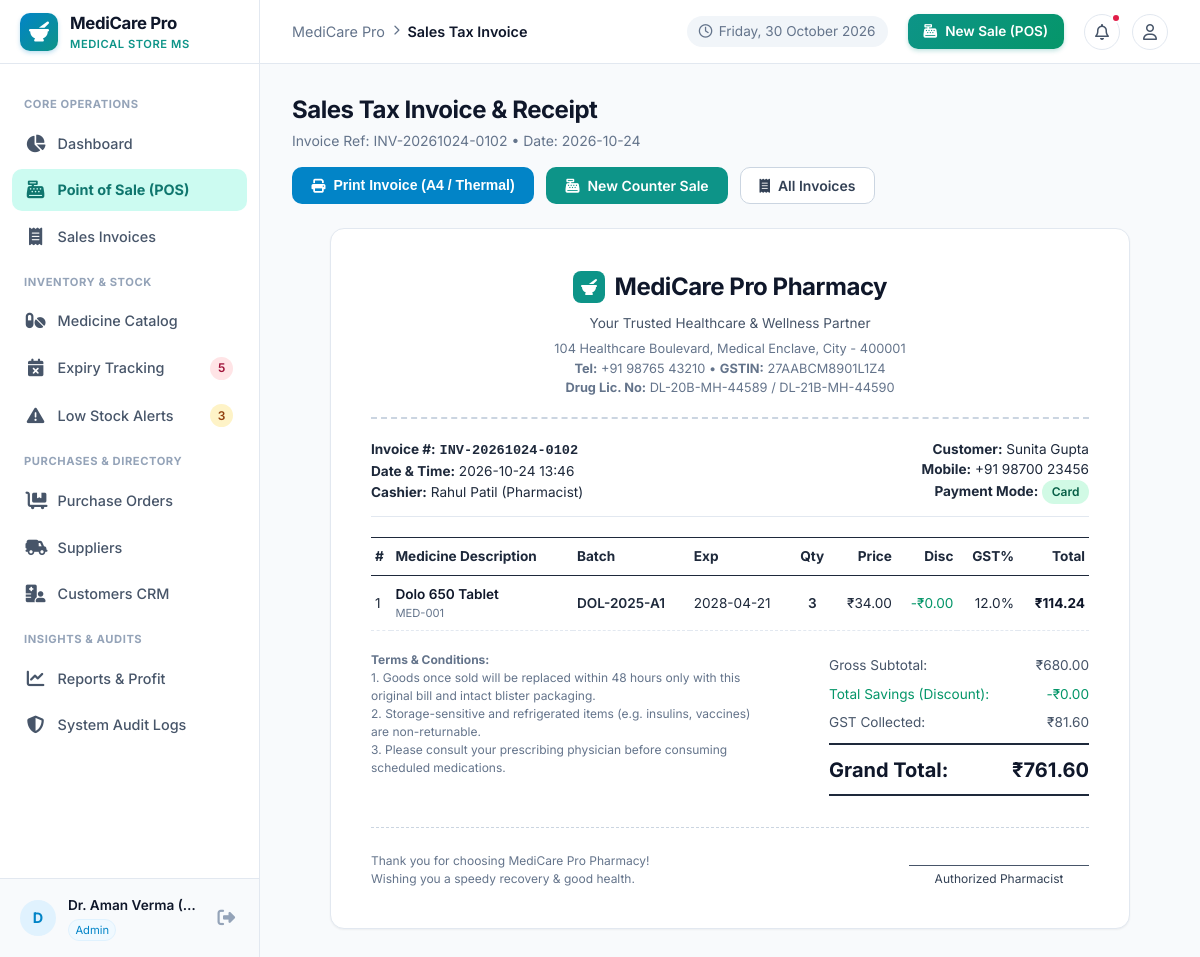
Screenshot of /billing/invoice/2 (signed in) with the database file from the repository.
### tables this page shows
CREATE TABLE sales (
    id INTEGER PRIMARY KEY AUTOINCREMENT,
    invoice_number TEXT UNIQUE NOT NULL,
    customer_id INTEGER REFERENCES customers(id),
    customer_name TEXT,
    customer_phone TEXT,
    sale_date DATE NOT NULL,
    subtotal REAL NOT NULL DEFAULT 0.0,
    discount REAL NOT NULL DEFAULT 0.0,
    tax REAL NOT NULL DEFAULT 0.0,
    grand_total REAL NOT NULL DEFAULT 0.0,
    payment_method TEXT NOT NULL CHECK(payment_method IN ('Cash', 'UPI', 'Card')) DEFAULT 'Cash',
    amount_paid REAL NOT NULL DEFAULT 0.0,
    change_due REAL NOT NULL DEFAULT 0.0,
    notes TEXT,
    created_by INTEGER REFERENCES users(id),
    created_at TIMESTAMP DEFAULT CURRENT_TIMESTAMP
);

CREATE TABLE users (
    id INTEGER PRIMARY KEY AUTOINCREMENT,
    username TEXT UNIQUE NOT NULL,
    password_hash TEXT NOT NULL,
    full_name TEXT NOT NULL,
    email TEXT,
    role TEXT NOT NULL CHECK(role IN ('admin', 'staff')) DEFAULT 'staff',
    is_active INTEGER NOT NULL DEFAULT 1,
    created_at TIMESTAMP DEFAULT CURRENT_TIMESTAMP
);

CREATE TABLE sale_items (
    id INTEGER PRIMARY KEY AUTOINCREMENT,
    sale_id INTEGER NOT NULL REFERENCES sales(id) ON DELETE CASCADE,
    medicine_id INTEGER NOT NULL REFERENCES medicines(id),
    batch_id INTEGER NOT NULL REFERENCES medicine_batches(id),
    quantity INTEGER NOT NULL,
    unit_price REAL NOT NULL,
    discount REAL NOT NULL DEFAULT 0.0,
    tax_percent REAL NOT NULL DEFAULT 0.0,
    line_total REAL NOT NULL
);

CREATE TABLE medicines (
    id INTEGER PRIMARY KEY AUTOINCREMENT,
    code TEXT UNIQUE NOT NULL,
    name TEXT NOT NULL,
    generic_name TEXT,
    category TEXT NOT NULL,
    manufacturer TEXT,
    rack_location TEXT,
    min_stock INTEGER NOT NULL DEFAULT 10,
    is_active INTEGER NOT NULL DEFAULT 1,
    created_at TIMESTAMP DEFAULT CURRENT_TIMESTAMP,
    updated_at TIMESTAMP DEFAULT CURRENT_TIMESTAMP
);

CREATE TABLE medicine_batches (
    id INTEGER PRIMARY KEY AUTOINCREMENT,
    medicine_id INTEGER NOT NULL REFERENCES medicines(id) ON DELETE CASCADE,
    batch_number TEXT NOT NULL,
    mfg_date DATE,
    expiry_date DATE NOT NULL,
    purchase_price REAL NOT NULL DEFAULT 0.0,
    selling_price REAL NOT NULL DEFAULT 0.0,
    quantity INTEGER NOT NULL DEFAULT 0,
    supplier_id INTEGER REFERENCES suppliers(id) ON DELETE SET NULL,
    created_at TIMESTAMP DEFAULT CURRENT_TIMESTAMP,
    UNIQUE(medicine_id, batch_number)
);

### routes/billing.py (the view)
@billing_bp.route('/invoice/<int:id>')
@login_required
def invoice(id):
    sale = query_db(
        """SELECT s.*, u.full_name as cashier_name
           FROM sales s
           LEFT JOIN users u ON s.created_by = u.id
           WHERE s.id = ?""",
        (id,), one=True
    )
    if not sale:
        flash("Sales invoice not found.", "danger")
        return redirect(url_for('dashboard.index'))
    items = query_db(
        """SELECT si.*, m.name as medicine_name, m.code as medicine_code, m.rack_location,
                  mb.batch_number, mb.expiry_date
           FROM sale_items si
           JOIN medicines m ON si.medicine_id = m.id
           JOIN medicine_batches mb ON si.batch_id = mb.id
           WHERE si.sale_id = ?""",
        (id,)
    )
    return render_template('billing/invoice.html', sale=sale, items=items, config=Config)

### database.py (called while the page is built)
def get_db():
    try:
        if 'db' not in g or g.db is None:
            db_path = current_app.config.get('DATABASE_PATH', Config.DATABASE_PATH)
            g.db = sqlite3.connect(db_path)
            g.db.row_factory = sqlite3.Row
            g.db.execute("PRAGMA foreign_keys = ON;")
        return g.db
    except (RuntimeError, AttributeError):
        conn = sqlite3.connect(Config.DATABASE_PATH)
        conn.row_factory = sqlite3.Row
        conn.execute("PRAGMA foreign_keys = ON;")
        return conn

def query_db(query, args=(), one=False):
    db = get_db()
    cur = db.execute(query, args)
    rv = cur.fetchall()
    cur.close()
    return (rv[0] if rv else None) if one else rv

### routes/auth.py (called while the page is built)
def login_required(view):
    @wraps(view)
    def wrapped_view(**kwargs):
        if 'user_id' not in session:
            flash("Please sign in to access this page.", "warning")
            return redirect(url_for('auth.login', next=request.path))
        return view(**kwargs)
    return wrapped_view

### templates/billing/invoice.html (shortened to what this page needs)
{% extends 'base.html' %}
{% block breadcrumb %}Sales Tax Invoice{% endblock %}
{% block content %}
<div class="page-header no-print">
  <div class="page-title-box">
    <h1>Sales Tax Invoice &amp; Receipt</h1>
    <p class="page-subtitle">Invoice Ref: {{ sale.invoice_number }} &bull; Date: {{ sale.sale_date }}</p>
  </div>
  <div class="page-actions">
    <button type="button" class="btn btn-primary" onclick="window.print()">
      <i class="fa-solid fa-print"></i> Print Invoice (A4 / Thermal)
    </button>
    <a href="{{ url_for('billing.pos') }}" class="btn btn-teal">
      <i class="fa-solid fa-cash-register"></i> New Counter Sale
    </a>
    <a href="{{ url_for('billing.history') }}" class="btn btn-secondary">
      <i class="fa-solid fa-receipt"></i> All Invoices
    </a>
  </div>
</div>
<div class="printable-document" style="max-width: 800px; margin: 0 auto; background: #ffffff; border: 1px solid var(--border-color); border-radius: var(--radius-lg); padding: 2.5rem; box-shadow: var(--shadow-sm);">
  <div style="text-align: center; border-bottom: 2px dashed var(--slate-300); padding-bottom: 1.25rem; margin-bottom: 1.25rem;">
    <div style="display: inline-flex; align-items: center; gap: 0.6rem; margin-bottom: 0.25rem;">
      <div style="width: 32px; height: 32px; background: var(--teal); color: white; border-radius: 8px; display: inline-flex; align-items: center; justify-content: center; font-size: 1rem;">
        <i class="fa-solid fa-mortar-pestle"></i>
      </div>
      <h2 style="font-size: 1.5rem; font-weight: 700; color: var(--slate-900); letter-spacing: -0.02em; margin: 0;">{{ config.PHARMACY_NAME }}</h2>
    </div>
    <div style="font-size: 0.85rem; color: var(--slate-600); margin-top: 0.25rem;">
      {{ config.PHARMACY_TAGLINE }}
    </div>
    <div style="font-size: 0.8rem; color: var(--slate-500); line-height: 1.5; margin-top: 0.35rem;">
      {{ config.PHARMACY_ADDRESS }}<br>
      <strong>Tel:</strong> {{ config.PHARMACY_PHONE }} &bull; <strong>GSTIN:</strong> {{ config.PHARMACY_GSTIN }}<br>
      <strong>Drug Lic. No:</strong> {{ config.PHARMACY_DL }}
    </div>
  </div>
  <div style="display: flex; justify-content: space-between; font-size: 0.85rem; margin-bottom: 1.25rem; border-bottom: 1px solid var(--slate-200); padding-bottom: 0.75rem;">
    <div>
      <div><strong>Invoice #:</strong> <span style="font-family: monospace; font-weight: 700;">{{ sale.invoice_number }}</span></div>
      <div><strong>Date &amp; Time:</strong> {{ sale.sale_date }} {{ sale.created_at[11:16] if sale.created_at else '' }}</div>
      <div><strong>Cashier:</strong> {{ sale.cashier_name or 'Pharmacy Terminal' }}</div>
    </div>
    <div style="text-align: right;">
      <div><strong>Customer:</strong> {{ sale.customer_name or 'Walk-in Customer' }}</div>
      {% if sale.customer_phone %}
      <div><strong>Mobile:</strong> {{ sale.customer_phone }}</div>
      {% endif %}
      <div><strong>Payment Mode:</strong> <span class="badge badge-success">{{ sale.payment_method }}</span></div>
    </div>
  </div>
  <table style="width: 100%; border-collapse: collapse; font-size: 0.85rem; margin-bottom: 1.25rem;">
    <thead>
      <tr style="border-bottom: 1px solid var(--slate-800); border-top: 1px solid var(--slate-800);">
        <th style="padding: 0.5rem 0.25rem; text-align: left;">#</th>
        <th style="padding: 0.5rem 0.25rem; text-align: left;">Medicine Description</th>
        <th style="padding: 0.5rem 0.25rem; text-align: left;">Batch</th>
        <th style="padding: 0.5rem 0.25rem; text-align: left;">Exp</th>
        <th style="padding: 0.5rem 0.25rem; text-align: center;">Qty</th>
        <th style="padding: 0.5rem 0.25rem; text-align: right;">Price</th>
        <th style="padding: 0.5rem 0.25rem; text-align: right;">Disc</th>
        <th style="padding: 0.5rem 0.25rem; text-align: right;">GST%</th>
        <th style="padding: 0.5rem 0.25rem; text-align: right;">Total</th>
      </tr>
    </thead>
    <tbody>
      {% for item in items %}
      <tr style="border-bottom: 1px dashed var(--slate-200);">
        <td style="padding: 0.55rem 0.25rem;">{{ loop.index }}</td>
        <td style="padding: 0.55rem 0.25rem;">
          <div style="font-weight: 600; color: var(--slate-900);">{{ item.medicine_name }}</div>
          <div style="font-size: 0.7rem; color: var(--slate-500);">{{ item.medicine_code }}</div>
        </td>
        <td style="padding: 0.55rem 0.25rem; font-weight: 600;">{{ item.batch_number }}</td>
        <td style="padding: 0.55rem 0.25rem;">{{ item.expiry_date }}</td>
        <td style="padding: 0.55rem 0.25rem; text-align: center; font-weight: 600;">{{ item.quantity }}</td>
        <td style="padding: 0.55rem 0.25rem; text-align: right;">₹{{ "%.2f"|format(item.unit_price) }}</td>
        <td style="padding: 0.55rem 0.25rem; text-align: right; color: var(--emerald);">-₹{{ "%.2f"|format(item.discount) }}</td>
        <td style="padding: 0.55rem 0.25rem; text-align: right;">{{ item.tax_percent }}%</td>
        <td style="padding: 0.55rem 0.25rem; text-align: right; font-weight: 700; color: var(--slate-900);">
          ₹{{ "%.2f"|format(item.line_total) }}
        </td>
      </tr>
      {% endfor %}
    </tbody>
  </table>
  <div style="display: flex; justify-content: space-between; align-items: flex-start; margin-bottom: 1.5rem;">
    <div style="max-width: 380px; font-size: 0.75rem; color: var(--slate-500); line-height: 1.5;">
      <strong>Terms &amp; Conditions:</strong><br>
      1. Goods once sold will be replaced within 48 hours only with this original bill and intact blister packaging.<br>
      2. Storage-sensitive and refrigerated items (e.g. insulins, vaccines) are non-returnable.<br>
      3. Please consult your prescribing physician before consuming scheduled medications.
    </div>
    <div style="min-width: 260px; font-size: 0.85rem;">
      <div style="display: flex; justify-content: space-between; padding: 0.25rem 0; color: var(--slate-600);">
        <span>Gross Subtotal:</span>
        <span>₹{{ "%.2f"|format(sale.subtotal) }}</span>
      </div>
      <div style="display: flex; justify-content: space-between; padding: 0.25rem 0; color: var(--emerald);">
        <span>Total Savings (Discount):</span>
        <span>-₹{{ "%.2f"|format(sale.discount) }}</span>
      </div>
      <div style="display: flex; justify-content: space-between; padding: 0.25rem 0; color: var(--slate-600);">
        <span>GST Collected:</span>
        <span>₹{{ "%.2f"|format(sale.tax) }}</span>
      </div>
      <div style="display: flex; justify-content: space-between; padding: 0.6rem 0; border-top: 2px solid var(--slate-800); border-bottom: 2px solid var(--slate-800); font-size: 1.25rem; font-weight: 700; color: var(--slate-900); margin: 0.4rem 0;">
        <span>Grand Total:</span>
        <span>₹{{ "%.2f"|format(sale.grand_total) }}</span>
      </div>
    </div>
  </div>
  <div style="display: flex; justify-content: space-between; align-items: flex-end; padding-top: 1.5rem; border-top: 1px dashed var(--slate-300);">
    <div style="font-size: 0.75rem; color: var(--slate-500);">
      Thank you for choosing {{ config.PHARMACY_NAME }}!<br>
      Wishing you a speedy recovery &amp; good health.
    </div>
    <div style="text-align: center; border-top: 1px solid var(--slate-600); width: 180px; font-size: 0.75rem; color: var(--slate-700); padding-top: 0.25rem;">
      Authorized Pharmacist
    </div>
  </div>
</div>
{% endblock %}

### static/css/style.css (style rules this page uses)
:root { --primary: #0284c7; --primary-hover: #0369a1; --primary-light: #e0f2fe; --primary-subtle: #f0f9ff; --teal: #0d9488; --teal-hover: #0f766e; --teal-light: #ccfbf1; --emerald: #059669; --emerald-light: #d1fae5; --emerald-dark: #065f46; --rose: #e11d48; --rose-light: #ffe4e6; --rose-dark: #9f1239; --amber: #d97706; --amber-light: #fef3c7; --amber-dark: #92400e; --slate-50: #f8fafc; --slate-100: #f1f5f9; --slate-200: #e2e8f0; --slate-300: #cbd5e1; --slate-400: #94a3b8; --slate-500: #64748b; --slate-600: #475569; --slate-700: #334155; --slate-800: #1e293b; --slate-900: #0f172a; --bg-main: #f8fafc; --card-bg: #ffffff; --border-color: #e2e8f0; --text-main: #1e293b; --text-muted: #64748b; --radius-sm: 6px; --radius-md: 10px; --radius-lg: 14px; --radius-full: 9999px; --shadow-sm: 0 1px 2px 0 rgb(0 0 0 / 0.05); --shadow-md: 0 4px 6px -1px rgb(0 0 0 / 0.07), 0 2px 4px -2px rgb(0 0 0 / 0.05); --shadow-lg: 0 10px 15px -3px rgb(0 0 0 / 0.08), 0 4px 6px -4px rgb(0 0 0 / 0.04); --sidebar-width: 260px; --topbar-height: 64px; --font-family: 'Inter', system-ui, -apple-system, BlinkMacSystemFont, 'Segoe UI', Roboto, sans-serif; }
*, *::before, *::after { box-sizing: border-box; margin: 0; padding: 0; }
body { font-family: var(--font-family); background-color: var(--bg-main); color: var(--text-main); line-height: 1.5; -webkit-font-smoothing: antialiased; }
a { color: var(--primary); text-decoration: none; transition: color 0.15s ease; }
.page-header { display: flex; align-items: center; justify-content: space-between; margin-bottom: 1.5rem; flex-wrap: wrap; gap: 1rem; }
.page-title-box h1 { font-size: 1.5rem; font-weight: 700; color: var(--slate-900); letter-spacing: -0.02em; }
.page-subtitle { font-size: 0.875rem; color: var(--slate-500); margin-top: 0.15rem; }
.page-actions { display: flex; align-items: center; gap: 0.75rem; flex-wrap: wrap; }
.btn { display: inline-flex; align-items: center; justify-content: center; gap: 0.5rem; padding: 0.55rem 1.15rem; font-size: 0.875rem; font-weight: 600; border-radius: var(--radius-md); cursor: pointer; border: 1px solid transparent; transition: all 0.15s ease; line-height: 1.25; }
.btn-primary { background-color: var(--primary); color: white; }
.btn-secondary { background-color: #ffffff; border-color: var(--slate-300); color: var(--slate-700); }
.btn-teal { background-color: var(--teal); color: white; }
.badge { display: inline-flex; align-items: center; gap: 0.35rem; padding: 0.2rem 0.6rem; font-size: 0.75rem; font-weight: 600; border-radius: var(--radius-full); }
.badge-success { background-color: var(--emerald-light); color: var(--emerald-dark); }

### rows the page displays
sales: invoice_number "INV-20261024-0102", sale_date "2026-10-24", created_at "13:46", customer_name "Sunita Gupta", customer_phone "+91 98700 23456", payment_method "Card", subtotal "680.00", discount "0.00", tax "81.60", grand_total "761.60"
users: full_name "Rahul Patil (Pharmacist)"
sale_items: medicine_name "Dolo 650 Tablet", medicine_code "MED-001", batch_number "DOL-2025-A1", expiry_date "2028-04-21", quantity "3", unit_price "34.00", discount "0.00", tax_percent "12.0", line_total "114.24"

### other values shown
{{ nav_urgent_expiry_count }} "5"
{{ nav_low_stock_count }} "3"
{{ user.name[:1] if user.name else 'U' }} "D"
{{ user.name }} "Dr. Aman Verma (…"
{{ user.role }} "Admin"
{{ config.PHARMACY_NAME }} "MediCare Pro Pharmacy"
{{ config.PHARMACY_TAGLINE }} "Your Trusted Healthcare & Wellness Partner"
{{ config.PHARMACY_ADDRESS }} "104 Healthcare Boulevard, Medical Enclave, City - 400001"
{{ config.PHARMACY_PHONE }} "+91 98765 43210"
{{ config.PHARMACY_GSTIN }} "27AABCM8901L1Z4"
{{ config.PHARMACY_DL }} "DL-20B-MH-44589 / DL-21B-MH-44590"
